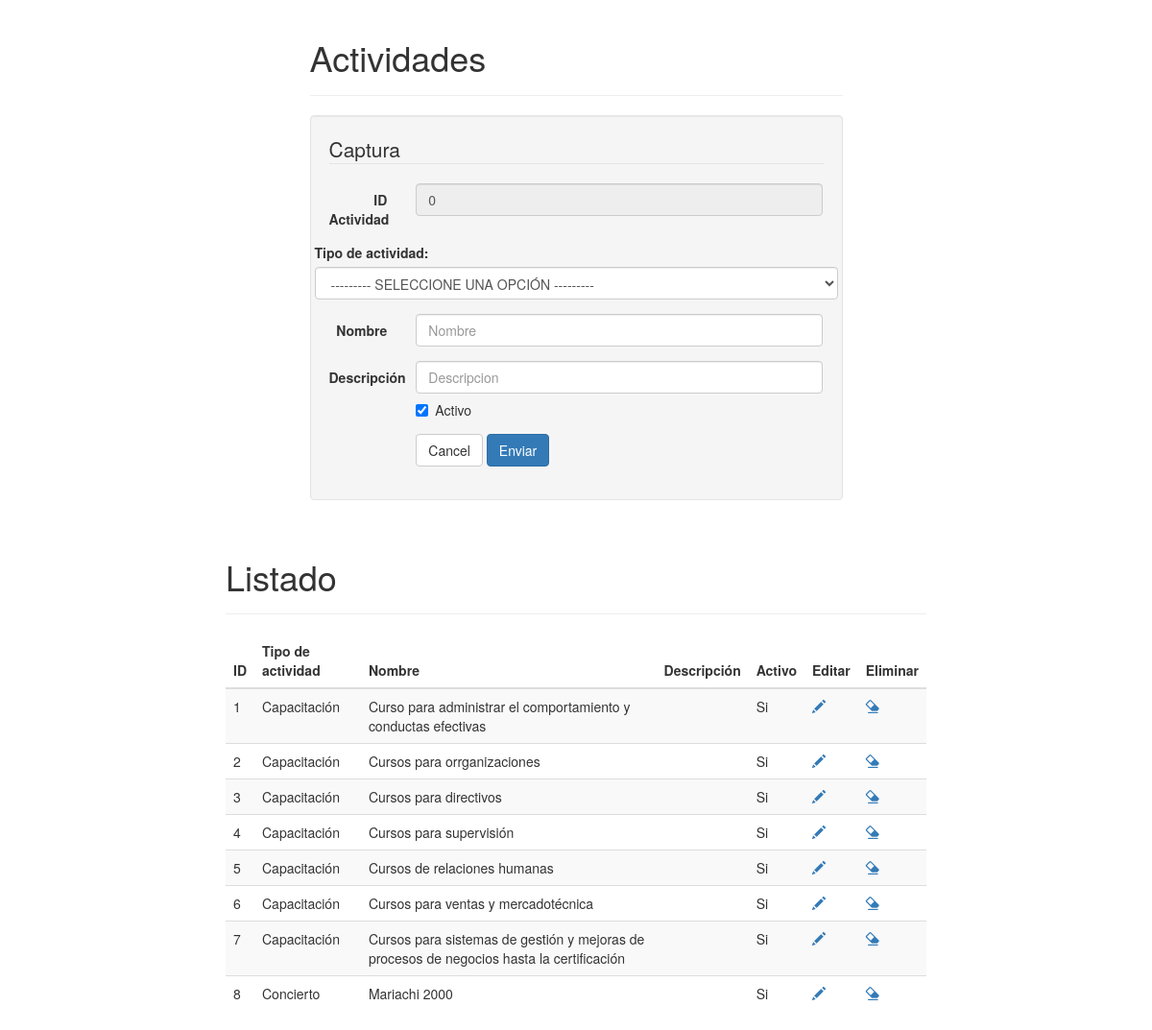
The page /php/cat_actividades.php on the database as committed earlier.
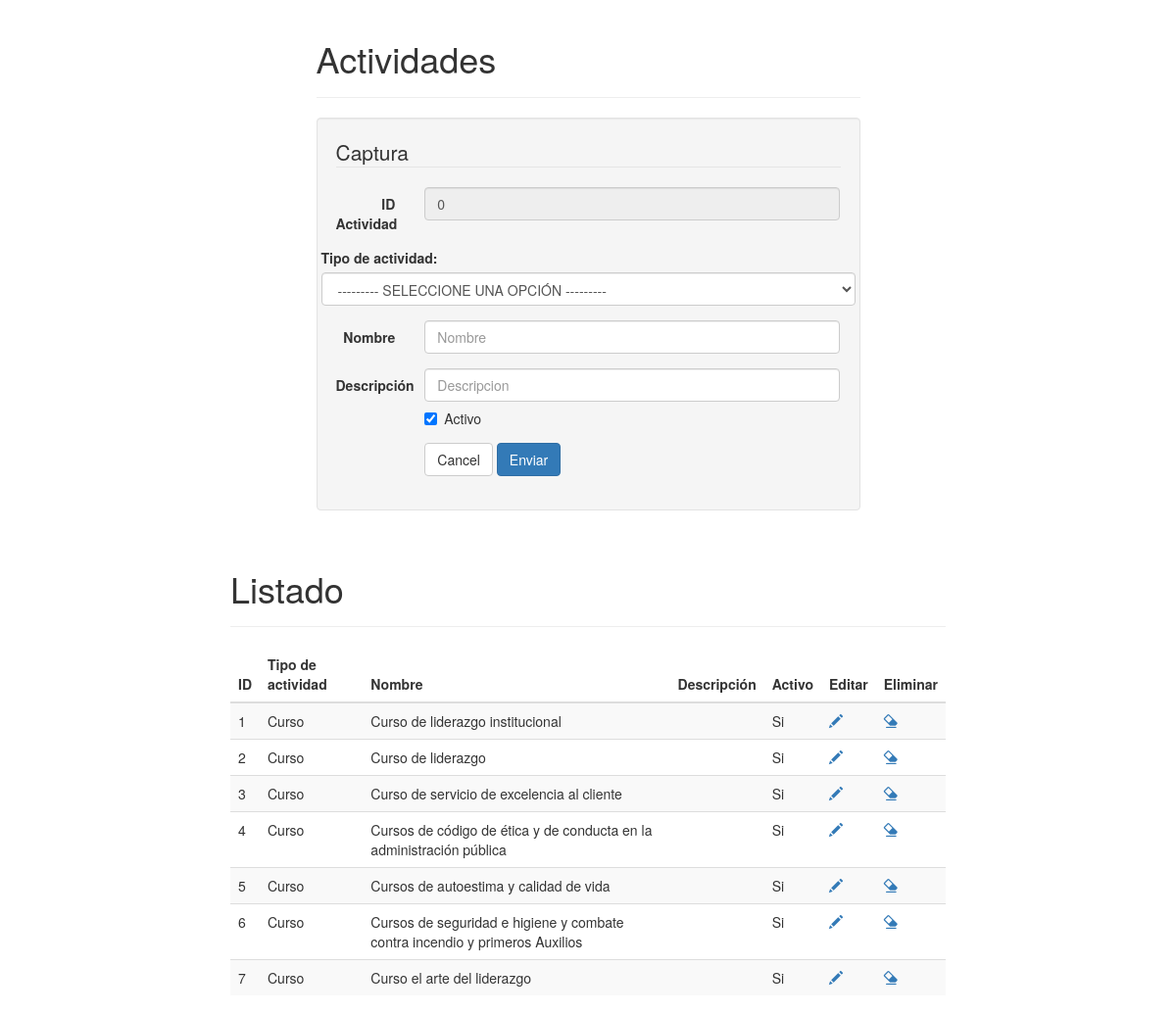
The same page on the database as committed later.
### tables this page shows
CREATE TABLE IF NOT EXISTS `actividades` (
  `cve_actividad` int(11) NOT NULL,
  `cve_tipo` int(11) NOT NULL,
  `nombre` varchar(120) NOT NULL,
  `descripcion` varchar(200) NOT NULL,
  `activo` bit(1) NOT NULL
);

CREATE TABLE IF NOT EXISTS `tipos_actividades` (
  `cve_tipo` int(11) NOT NULL,
  `cve_unidad_negocio` int(11) NOT NULL,
  `nombre` varchar(50) NOT NULL,
  `activo` bit(1) NOT NULL
);

### php/class/Actividad.php (called while the page is built, shortened)
<?php
require_once 'UtilDB.php';
class Actividad {
    private $cve_actividad;
    private $nombre;
    private $descripcion;
    function __construct() {
        $nargs = func_num_args();
    }
    private function limpiar() {
        $this->cve_actividad = 0;
        $this->nombre = "";
        $this->descripcion = "";
    }
    function getCve_actividad() {
        return $this->cve_actividad;
    }
    function getNombre() {
        return $this->nombre;
    }
    function getDescripcion() {
        return $this->descripcion;
    }
}

### php/class/UtilDB.php (called while the page is built, shortened)
<?php
class UtilDB {
    private static $servername = "mysql.hostinger.es";
    private static $username = "u798069583_ovc";
    private static $password = "9811977";
    private static $database = "u798069583_ovc";
    static function getConnection() {
        try {
            $cnxString = "mysql:host=" . UtilDB::$servername . ";dbname=" . UtilDB::$database;
            $params = array(PDO::MYSQL_ATTR_INIT_COMMAND => "SET NAMES utf8", PDO::ATTR_ERRMODE => PDO::ERRMODE_EXCEPTION, PDO::ATTR_CASE => PDO::CASE_LOWER);
            $cnx = new PDO($cnxString, UtilDB::$username, UtilDB::$password, $params);
        } catch (PDOException $e) {
            echo "Connection failed: " . $e->getMessage();
        }
        return $cnx;
    }
    static function ejecutaConsulta($sql) {
        $cnx = UtilDB::getConnection();
        $rst = $cnx->query($sql);
        return $rst;
    }
}

### php/cat_actividades.php (the view, shortened to what this page needs)
<?php
require_once 'class/Actividad.php';
$a = new Actividad();
$sql = "SELECT a.cve_actividad, a.cve_tipo, ta.nombre as tipo_actividad, a.nombre as actividad, a.descripcion, a.activo ";
$sql.= "FROM actividades a ";
$sql.= "INNER JOIN tipos_actividades ta on ta.cve_tipo=a.cve_tipo ";
$sql.= "ORDER BY cve_actividad";
$rst = UtilDB::ejecutaConsulta($sql);
?>
<!DOCTYPE html>
<html lang="es">
    <head>
        <link href="../twbs/bootstrap-3.3.5-dist/css/bootstrap.min.css" rel="stylesheet"/>
    </head>
    <body>
        <div class="container">
            <div class="row">
                <div class="col-md-6 col-md-offset-3">
                    <div class="page-header">
                        <h1 id="forms">Actividades</h1>
                    </div>
                </div>
            </div>
             <div class="row">
                <div class="col-md-6 col-md-offset-3">
                    <div class="well bs-component">
                        <form id="frm_captura" name="frm_captura" class="form-horizontal" method="post" action="<?php echo htmlspecialchars($_SERVER["PHP_SELF"]); ?>">
                            <fieldset>
                                <legend>Captura</legend>
                                <div class="form-group">
                                    <label for="txtCveActividad" class="col-lg-2 control-label">ID Actividad</label>
                                    <div class="col-lg-10">
                                        <input type="text" class="form-control" id="txtCveActividad" name="txtCveActividad" placeholder="ID Tipo actividad" readonly value="<?php echo($a != NULL ? $a->getCve_actividad():""); ?>">
                                    </div>
                                </div>
                                <div class="form-group">
                                <label for="txtCveTipo">Tipo de actividad:</label>
                                    <select name="txtCveTipo" id="txtCveTipo" class="form-control" placeholder="Tipo de actividad">
                                        <option value="0">--------- SELECCIONE UNA OPCIÓN ---------</option>
                                        <?php
                                        $sql2 = "SELECT * FROM tipos_actividades where activo=1 ORDER BY cve_tipo";
                                        $rst2 = UtilDB::ejecutaConsulta($sql2);
                                        ?>
                                    </select>
                                </div>
                                <div class="form-group">
                                    <label for="txtNombre" class="col-lg-2 control-label">Nombre</label>
                                    <div class="col-lg-10">
                                        <input type="text" class="form-control" id="txtNombre" name="txtNombre" placeholder="Nombre" value="<?php echo($a != NULL ? $a->getNombre():""); ?>">
                                    </div>
                                </div>
                                <div class="form-group">
                                    <label for="txtDescripcion" class="col-lg-2 control-label">Descripción</label>
                                    <div class="col-lg-10">
                                        <input type="text" class="form-control" id="txtDescripcion" name="txtDescripcion" placeholder="Descripcion" value="<?php echo($a != NULL ? $a->getDescripcion():""); ?>">
                                        <div class="checkbox">
                                            <label>
                                                <input type="checkbox" id="cbxActivo" name="cbxActivo" <?php echo($a != NULL ? ($a->getCve_actividad() != 0 ? ($a->getActivo() ? "checked" : "") : "checked"):""); ?>> Activo
                                            </label>
                                        </div>
                                    </div>
                                </div>
                                <div class="form-group">
                                    <div class="col-lg-10 col-lg-offset-2">
                                        <button type="button" class="btn btn-default" onclick="limpiar();">Cancel</button>
                                        <button type="button" class="btn btn-primary" onclick="grabar();">Enviar</button>
                                    </div>
                                </div>
                            </fieldset>
                        </form>
                    </div>
                </div>
            </div>
            <?php if($rst->rowCount() > 0){?>
            <div class="col-md-8 col-md-offset-2">
                <div class="page-header">
                    <h1 id="tables">Listado</h1>
                </div>
                <div class="bs-component">
                    <table class="table table-striped table-hover ">
                        <thead>
                            <tr>
                                <th>ID</th>
                                <th>Tipo de actividad</th>
                                <th>Nombre</th>
                                <th>Descripción</th>
                                <th>Activo</th>
                                <th>Editar</th>
                                <th>Eliminar</th>
                            </tr>
                        </thead>
                        <tbody>
                            <?php foreach ($rst as $row){?>
                            <tr>
                                <td><?php echo($row['cve_actividad']);?></td>
                                <td><?php echo($row['tipo_actividad']);?></td>
                                <td><?php echo($row['actividad']);?></td>
                                <td><?php echo($row['descripcion']);?></td>
                                <td><?php echo($row['activo'] == 1 ? "Si":"No");?></td>
                                <td><a href="javascript:void(0);" onclick="editar(<?php echo($row['cve_actividad']);?>);"><span class="glyphicon glyphicon-pencil"></span></a></td>
                                <td><a href="javascript:void(0);" onclick="if(confirm('¿Está realmente seguro de eliminar este registro?')){eliminar(<?php echo($row['cve_actividad']);?>);}else{ return false;};"><span class="glyphicon glyphicon-erase"></span></a></td>
                            </tr>
                            <?php } $rst->closeCursor();?>
                        </tbody>
                    </table>
                </div>
            </div>
            <?php }?>
        </div>
    </body>
</html>

Rows that differ between the two databases and show on the page:
removed actividades: cve_actividad "8", cve_tipo.nombre "Concierto", nombre "Mariachi 2000", activo "Si"
changed actividades id 1: cve_tipo.nombre "Capacitación" → "Curso"; nombre "Curso para administrar el comportamiento y conductas efectivas" → "Curso de liderazgo institucional"
changed actividades id 2: cve_tipo.nombre "Capacitación" → "Curso"; nombre "Cursos para orrganizaciones" → "Curso de liderazgo"
changed actividades id 3: cve_tipo.nombre "Capacitación" → "Curso"; nombre "Cursos para directivos" → "Curso de servicio de excelencia al cliente"
changed actividades id 4: cve_tipo.nombre "Capacitación" → "Curso"; nombre "Cursos para supervisión" → "Cursos de código de ética y de conducta en la administración pública"
changed actividades id 5: cve_tipo.nombre "Capacitación" → "Curso"; nombre "Cursos de relaciones humanas" → "Cursos de autoestima y calidad de vida"
changed actividades id 6: cve_tipo.nombre "Capacitación" → "Curso"; nombre "Cursos para ventas y mercadotécnica" → "Cursos de seguridad e higiene y combate contra incendio y primeros Auxilios"
changed actividades id 7: cve_tipo.nombre "Capacitación" → "Curso"; nombre "Cursos para sistemas de gestión y mejoras de procesos de negocios hasta la certificación" → "Curso el arte del liderazgo"
